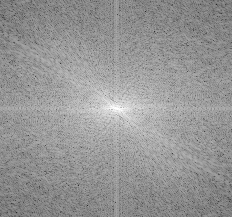

Write the Python code that produced this figure.
import cv2
import numpy as np
# import matplotlib.pyplot as plt

# フーリエ変換
img = cv2.imread("./img/lenna.jpeg", 0)
out = np.fft.fft2(img)
out = np.fft.fftshift(out)
out = 20*np.log(np.abs(out))

# フーリエ逆変換
# out = np.fft.ifftshift(out)
# out = np.fft.ifft2(out)
# out = np.abs(out)

cv2.imwrite('./Fourier_Transform/fourier.png', out)
